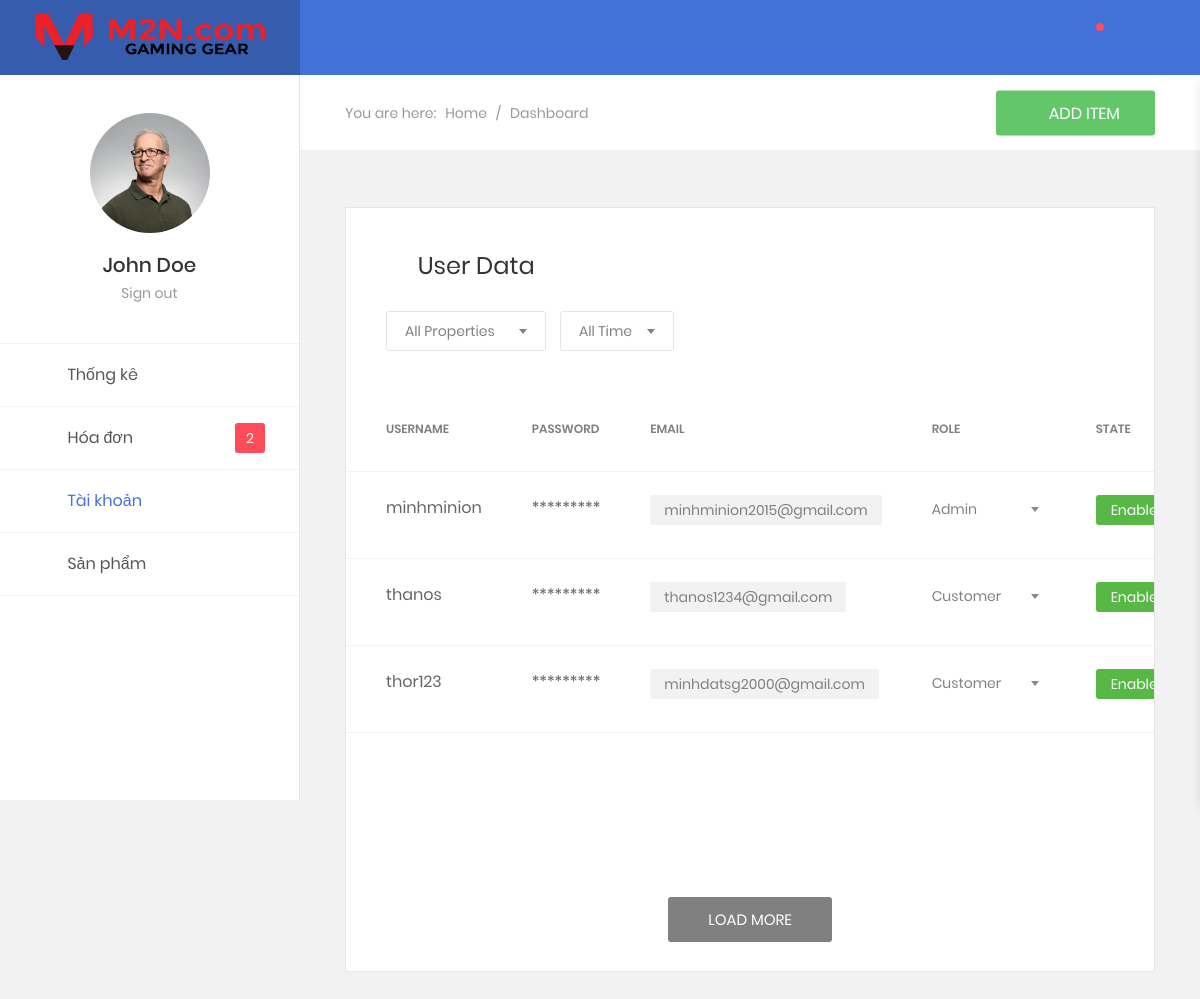
The app's page /dashboard/userTable.php with its own data.
### tables this page shows
CREATE TABLE `user` (
  `userID` varchar(10) NOT NULL,
  `userName` varchar(10) NOT NULL,
  `userPass` varchar(100) NOT NULL,
  `userAuthentication` varchar(10) NOT NULL,
  `state` tinyint(1) NOT NULL
);

CREATE TABLE `customer` (
  `userID` varchar(10) NOT NULL,
  `firstName` varchar(50) NOT NULL,
  `lastName` varchar(50) NOT NULL,
  `email` varchar(200) NOT NULL
);

### XuLy/conSQL.php (called while the page is built, shortened)
<?php
    class conSQL
    {
        public static function executeQuery($sql)
        {
            include ('dbConfig.inc');
            if (!($connection = mysqli_connect($hostName, $username, $password,$databaseName)))
                die ("couldn't connect to localhost");
            if (!($result = mysqli_query($connection,$sql)))
                showError();
            return $result;
        }
    }
?>

### dashboard/userTable.php (the view, shortened to what this page needs)
<!DOCTYPE html>
<html lang="en">
<head>
    <?php
        require("./../XuLy/conSQL.php");
        include("./model/head_css.php")
    ?>
</head>
<body class="animsition">
    <div class="page-wrapper">
        <?php include("./model/menuBar.php") ?>
        <div class="page-container2">
            <?php include("./model/header.php") ?>
            <section class="au-breadcrumb m-t-75">
                <div class="section__content section__content--p30">
                    <div class="container-fluid">
                        <div class="row">
                            <div class="col-md-12">
                                <div class="au-breadcrumb-content">
                                    <div class="au-breadcrumb-left">
                                        <span class="au-breadcrumb-span">You are here:</span>
                                        <ul class="list-unstyled list-inline au-breadcrumb__list">
                                            <li class="list-inline-item active">
                                                <a href="#">Home</a>
                                            </li>
                                            <li class="list-inline-item seprate">
                                                <span>/</span>
                                            </li>
                                            <li class="list-inline-item">Dashboard</li>
                                        </ul>
                                    </div>
                                    <button class="au-btn au-btn-icon au-btn--green">
                                        <i class="zmdi zmdi-plus"></i>add item</button>
                                </div>
                            </div>
                        </div>
                    </div>
                </div>
            </section>
        <section class="statistic">
                <div class="section__content section__content--p30">
                    <div class="container-fluid">
                        <div class="row">
                            <div class="col-lg-12">
                                <div class="user-data m-b-30">
                                    <h3 class="title-3 m-b-30">
                                        <i class="zmdi zmdi-account-calendar"></i>user data</h3>
                                    <div class="filters m-b-45">
                                        <div class="rs-select2--dark rs-select2--md m-r-10 rs-select2--border">
                                        </div>
                                        <div class="rs-select2--dark rs-select2--sm rs-select2--border">
                                        </div>
                                    </div>
                                    <div class="table-responsive table-data">
                                        <table class="table">
                                            <thead>
                                                <tr>
                                                    <td>username</td>
                                                    <td>password</td>
                                                    <td>email</td>
                                                    <td>role</td>
                                                    <td>state</td>
                                                </tr>
                                            </thead>
                                            <tbody>
                                                <?php
                                                    $sql = "SELECT * FROM user,customer WHERE user.userID = customer.userID";
                                                    $result = conSQL :: executeQuery($sql);
                                                    $output = "";
                                                    while($row = mysqli_fetch_array($result))
                                                    {
                                                        $output .=' <tr id="'.$row['userID'].'-row">
                                                                        <td>
                                                                            '.$row['userName'].'
                                                                        </td>
                                                                        <td>
                                                                            *********
                                                                        </td>
                                                                        <td>
                                                                            <span class="block-email">'.$row['email'].'</span>
                                                                        </td>
                                                                        <td>
                                                                            '.authentication($row['userID'],$row['userAuthentication']).'
                                                                        </td>
                                                                        <td id="'.$row['userID'].'-state">
                                                                            '.state($row["state"]).'
                                                                        </td>
                                                                                <button class="item pass-reset" data-toggle="tooltip" data-placement="top" title=""  userid='.$row['userID'].' data-original-title="Reset pass">
                                                                                </button>
                                                                                '.$row[''].'  '.$row[''].''.$row[''].''.$row[""].'
                                                                                <span id="'.$row['userID'].'-state-btn">
                                                                                        '.stateBtn($row['userID'],$row['state']).'
                                                                                </span>
                                                                    </tr>';
                                                    }
                                                    echo $output;
                                                    function state($state)
                                                    {
                                                        $rs ='<span class="role admin">disable</span>';
                                                        if($state == 1 )
                                                        {
                                                            $rs ='<span class="role member">enable</span>';
                                                        }
                                                        return $rs;
                                                    }
                                                    function authentication($userId,$authen)
                                                    {
                                                        $option = array("Admin","Sale","Customer");
                                                        $rs = '  <div class="rs-select2--trans rs-select2--sm userAuthen" value="2" id="'.$userId.'-authen" userid='.$userId.' >
                                                                    <select class="js-select2" name="property">';
                                                        foreach($option as $key => $s)
                                                        {
                                                            if($key == $authen)
                                                            {
                                                                $rs.='<option value="'.$key.'" selected>'.$s.'</option>';
                                                            }
                                                            else{
                                                                $rs.='<option value="'.$key.'">'.$s.'</option>';
                                                            }
                                                        }
                                                        $rs.=       '</select>
                                                                    <div class="dropDownSelect2"></div>
                                                                </div>';
                                                        return $rs;
                                                    }
                                                    function stateBtn($userId,$state)
                                                    {
                                                        $rs='
                                                            <button class="item block-user" data-toggle="tooltip" data-placement="top" title="" userid='.$userId.' state=1 data-original-title="Bỏ chặn">
                                                                <i class="zmdi zmdi-check"></i>
                                                            </button>';
                                                        if($state == 1)
                                                        {
                                                            $rs='
                                                            <button class="item block-user" data-toggle="tooltip" data-placement="top" title="" userid='.$userId.' state=0 data-original-title="Chặn">
                                                                <i class="zmdi zmdi-block"></i>
                                                            </button>';
                                                        }
                                                        return $rs;
                                                    }
                                                ?>
                                            </tbody>
                                        </table>
                                    </div>
                                    <div class="user-data__footer">
                                        <button class="au-btn au-btn-load">load more</button>
                                    </div>
                                </div>
                            </div>
                        </div>
                    </div>
                </div>
            </div>
    </div>
</body>
</html>

### dashboard/model/head_css.php (shortened to what this page needs)
<link href="../css/font-face.css" rel="stylesheet" media="all">
<link href="vendor/font-awesome-4.7/css/font-awesome.min.css" rel="stylesheet" media="all">
<link href="vendor/font-awesome-5/css/fontawesome-all.min.css" rel="stylesheet" media="all">
<link href="vendor/mdi-font/css/material-design-iconic-font.min.css" rel="stylesheet" media="all">
<link href="vendor/bootstrap-4.1/bootstrap.min.css" rel="stylesheet" media="all">
<link href="vendor/animsition/animsition.min.css" rel="stylesheet" media="all">
<link href="vendor/bootstrap-progressbar/bootstrap-progressbar-3.3.4.min.css" rel="stylesheet" media="all">
<link href="vendor/wow/animate.css" rel="stylesheet" media="all">
<link href="vendor/css-hamburgers/hamburgers.min.css" rel="stylesheet" media="all">
<link href="vendor/slick/slick.css" rel="stylesheet" media="all">
<link href="vendor/select2/select2.min.css" rel="stylesheet" media="all">
<link href="vendor/perfect-scrollbar/perfect-scrollbar.css" rel="stylesheet" media="all">
<link href="vendor/vector-map/jqvmap.min.css" rel="stylesheet" media="all">
<link href="../css/theme.css" rel="stylesheet" media="all">
<link rel="stylesheet" href="./../css/aos.css">
<link rel="stylesheet" href="./../css/sweetalert2.min.css">

### dashboard/model/menuBar.php
<aside class="menu-sidebar2">
    <div class="logo">
        <a href="../index.php">
            <img src="../img/logoG.png" alt="Cool Admin" />
        </a>
    </div>
    <div class="menu-sidebar2__content js-scrollbar1">
        <div class="account2">
            <div class="image img-cir img-120">
                <img src="images/icon/avatar-big-01.jpg" alt="John Doe" />
            </div>
            <h4 class="name">john doe</h4>
            <a href="#">Sign out</a>
        </div>
        <nav class="navbar-sidebar2">
            <ul class="list-unstyled navbar__list">
                <li class="dashboard">
                    <a href="admin.php">
                        <i class="fas fa-tachometer-alt"></i>Thống kê
                    </a>
                </li>
                <li class="receipt">
                    <a href="receiptTable.php">
                        <i class="fas fa-chart-bar"></i>Hóa đơn</a>
                    <span class="inbox-num">
                        <?php
                            $sql = 'SELECT * FROM receipt WHERE receipt.status=0';
                            $rs = conSQL :: executeQuery($sql);
                            echo mysqli_num_rows($rs);
                        ?>
                    </span>
                </li>
                <li class="user">
                    <a href="userTable.php">
                        <i class="fas fa-users"></i>Tài khoản
                    </a>
                </li>
                <li class="product">
                    <a href="productTable.php">
                        <i class="fas fa-shopping-basket"></i>Sản phẩm
                    </a>
                </li>
            </ul>
        </nav>
    </div>
</aside>

### dashboard/model/header.php (shortened to what this page needs)
<header class="header-desktop2">
    <div class="section__content section__content--p30">
        <div class="container-fluid">
            <div class="header-wrap2">
                <div class="header-button2">
                    <div class="header-button-item js-item-menu">
                        <i class="zmdi zmdi-search"></i>
                    </div>
                    <div class="header-button-item has-noti js-item-menu">
                        <i class="zmdi zmdi-notifications"></i>
                    </div>
                    <div class="header-button-item mr-0 js-sidebar-btn">
                        <i class="zmdi zmdi-menu"></i>
                    </div>
                </div>
            </div>
        </div>
    </div>
</header>

### records on screen
user: userName "minhminion", userID.email "minhminion2015@gmail.com", state "Enable"
user: userName "thanos", userID.email "thanos1234@gmail.com", state "Enable"
user: userName "thor123", userID.email "minhdatsg2000@gmail.com", state "Enable"

### other values on screen
mysqli_num_rows($rs) "2"
